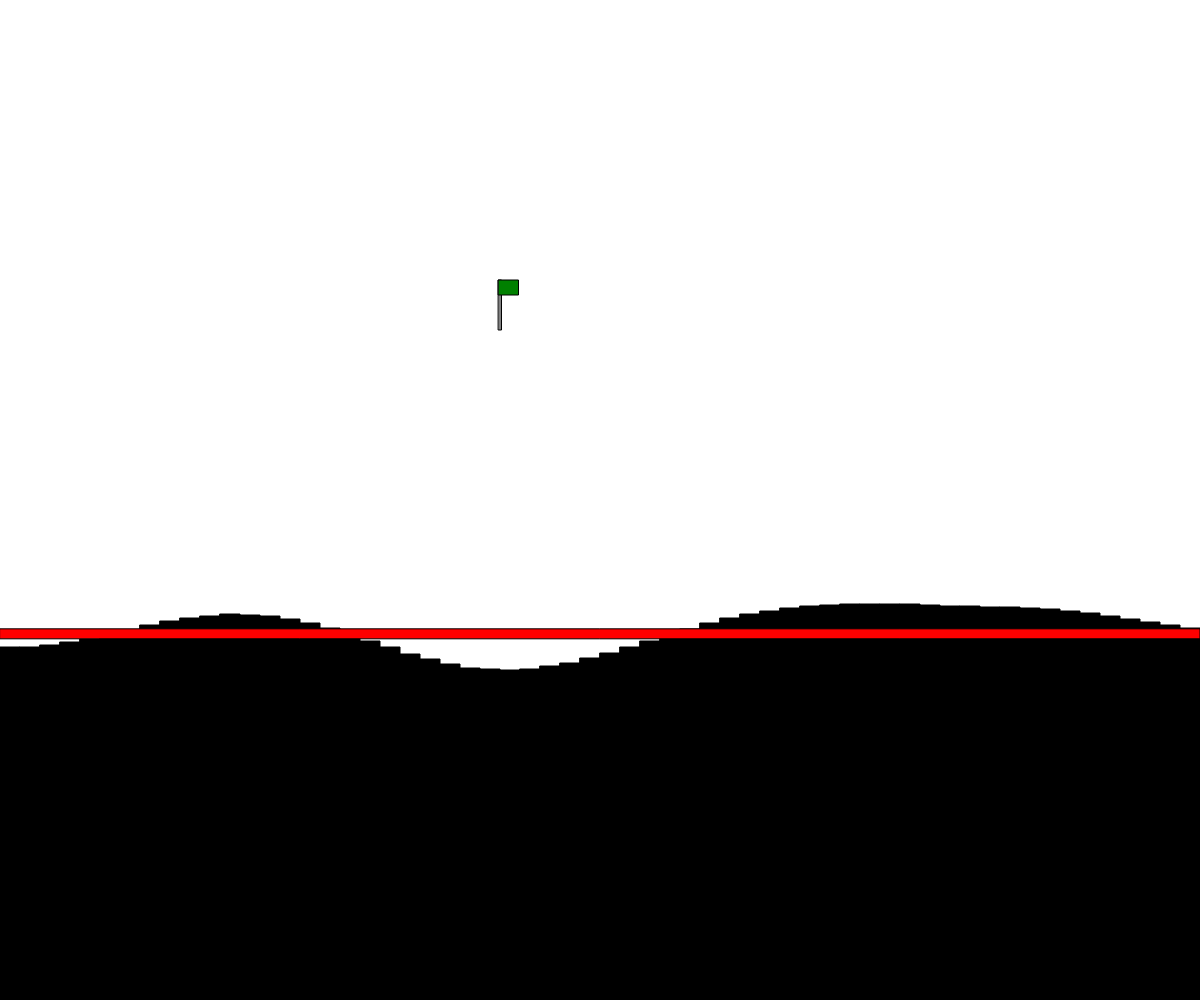
Frame 1 (no input)
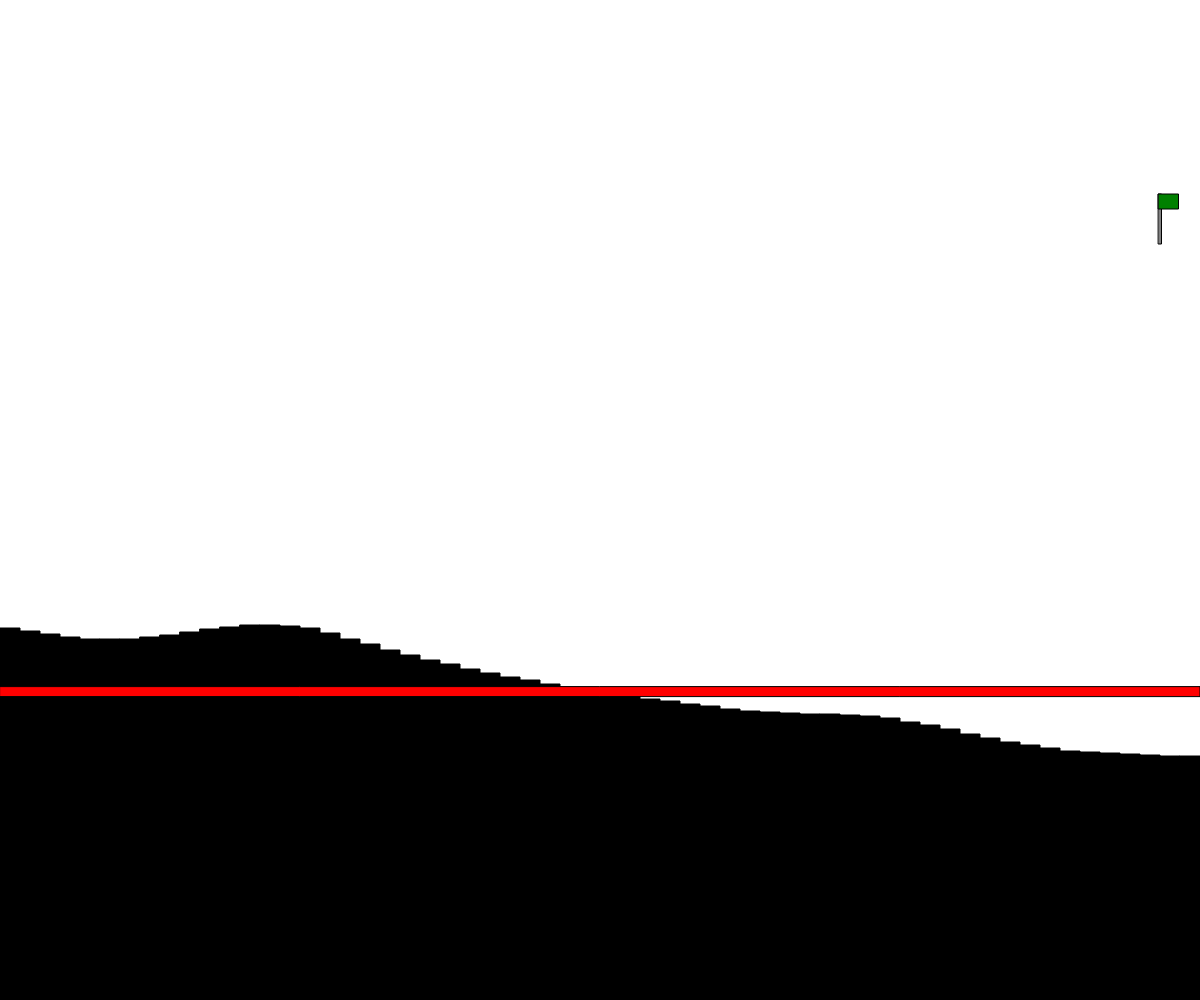
Frame 60 (no input)
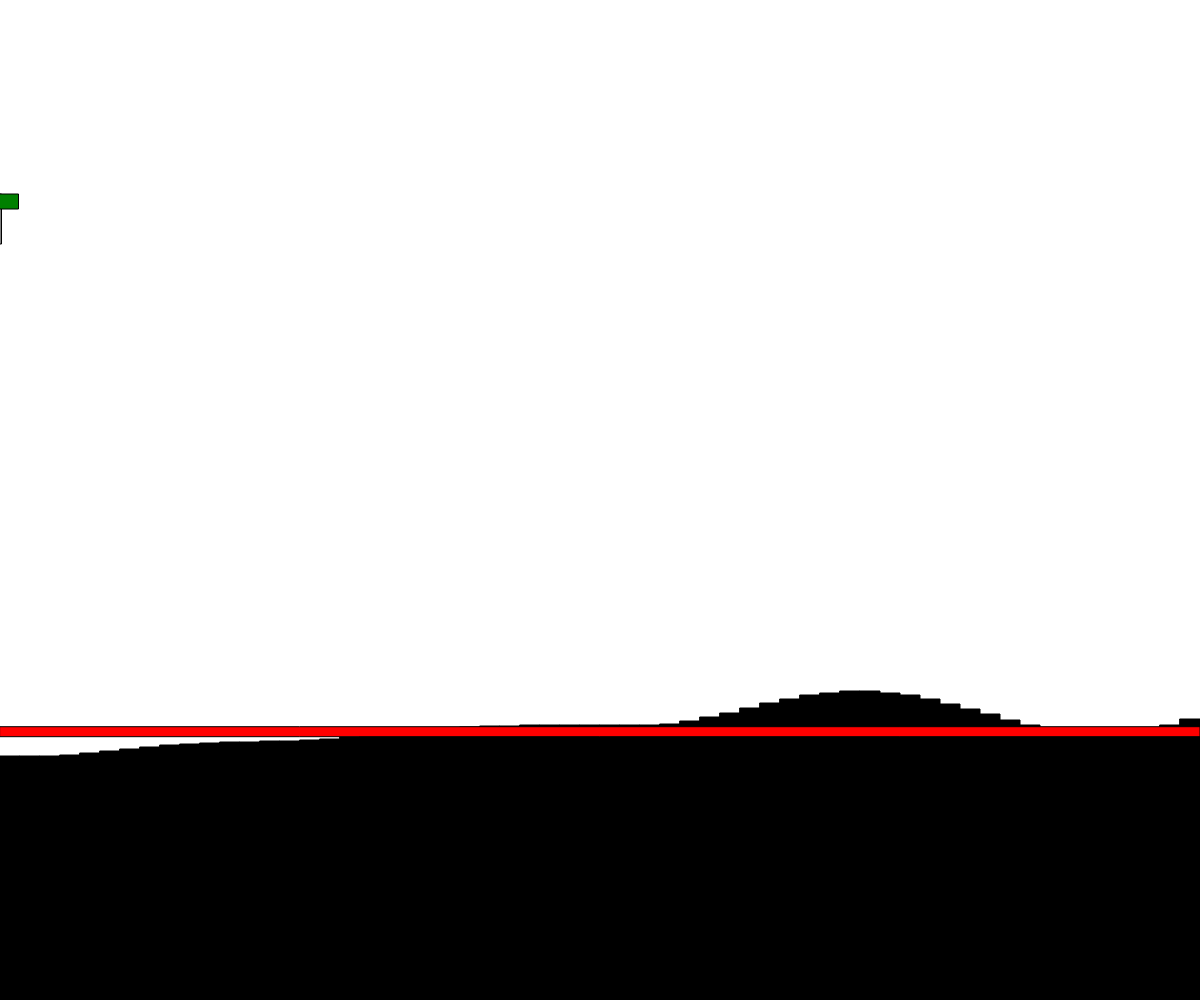
Frame 120 (the mouse pressed at the canvas centre since frame 60)

The p5.js sketch that drew these frames (run headless with seeded random() and noise() and a simulated clock; from frame 60 on, the mouse is pressed at the canvas centre):

// p5.js sketch
// ── sketch.js
// Terrain Generation Project
// Fahad Hussain
// March 3rd, 2025

let rectWidth = 20;
let rectHeight;
let noiseStart = 5;
let noiseTime;
let noiseSpeed = 0.01;
let heightLimit;
let averageHeight = 0;
let nRectangles = 0;     // number of rectangles
let totalHeight = 0;     //total height of all rectangles
let highestPeak;

function setup() {
  createCanvas(windowWidth, windowHeight);
  heightLimit = windowHeight-50;
}

function drawTerrain(){
  // use loop to generate and draw
  //several rectangles side to side
  // to look like some 2d terrain
  rectMode(CORNERS);
  fill("Black")
  nRectangles = 0;
  totalHeight = 0;
  highestPeak = heightLimit;
  let highX;
  for (let x=0; x<width; x+=rectWidth){
    rectHeight = noise(noiseTime);    //random number assigned to height of rectangle 
    rectHeight = map(rectHeight, 0, 1, 0, heightLimit);
    rectHeight =  round(rectHeight);
    //calculate the other corner of our rectangle
    let x2= x+rectWidth;
    let y2 = height - rectHeight;
    //variables to calculate avg height
    totalHeight += rectHeight;
    nRectangles++;
    //draw the rectangles
    rect(x,height,x2, y2);
    //check highest point
    if(rectHeight <  highestPeak){
      highestPeak = rectHeight;
      highX = x;
    }
    noiseTime += noiseSpeed;
  }
  rectMode(CORNER);
  drawFlag(highX, highestPeak);
  
}

function draw() {
  noiseTime = noiseStart;
  background(255);
  drawTerrain();
  calcAvgHeight()
  noiseStart += 0.01;
  
}

function keyPressed() {
  if (keyCode === RIGHT_ARROW) {
    rectWidth += 5;
    if (rectWidth >= 100){
      rectWidth = 100;
    }
  }
  else if (keyCode === LEFT_ARROW) {
    rectWidth -= 5;
    if (rectWidth <= 5){
      rectWidth = 5;
    }
  }
  drawTerrain();
}

function drawFlag(x,y){
  let flagBaseWidth = 3
  let flagPoleHeight = 50

  fill("GREY");
  rect(x-flagBaseWidth/2, y-flagPoleHeight, flagBaseWidth, flagPoleHeight);
  fill("GREEN");
  rect(x-flagBaseWidth/2, y-flagPoleHeight, 20, 15);
}

function calcAvgHeight(){
  averageHeight = totalHeight/nRectangles;
  rectMode(CORNERS);
  fill("RED");
  rect(0, height-averageHeight, width, (height-averageHeight)+10);
  rectMode(CORNER);
}
